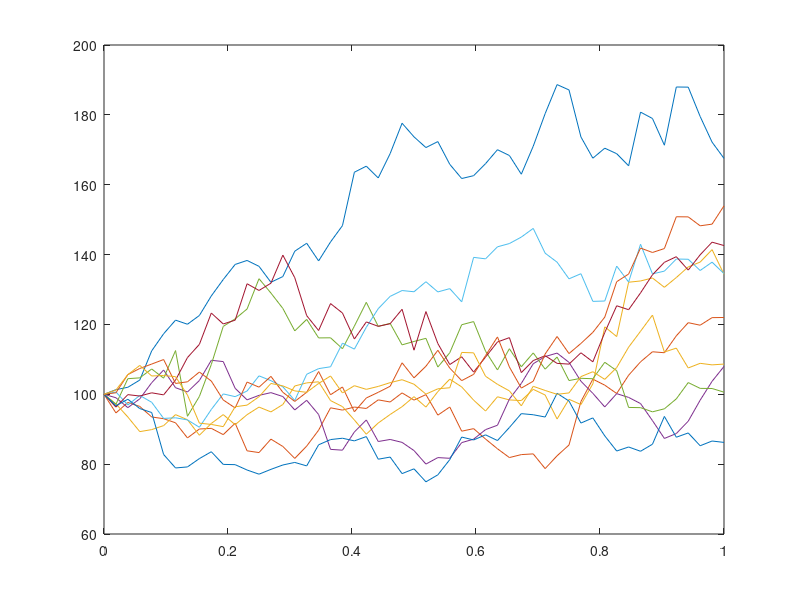

Recreate this plot in MATLAB.

T = 1;
N = 52;
dt = T/N;
mu = 0.15;
sigma = 0.3;
initialS = 100;
numberS = 10; % 10 sample paths
dS = zeros(numberS,N*T);
dz = randn(numberS, N*T) * sqrt(dt);
S = zeros(numberS, N*T + 1);
for i = 1:numberS
    S(i,1) = initialS;
    for j = 1:N*T
        dS(i,j) = S(i, j)*(mu*dt + sigma*dz(i,j));
        S(i, j+1) = S(i,j)+dS(i,j);
    end
end

Time = 0:dt:T;
plot(Time, S)